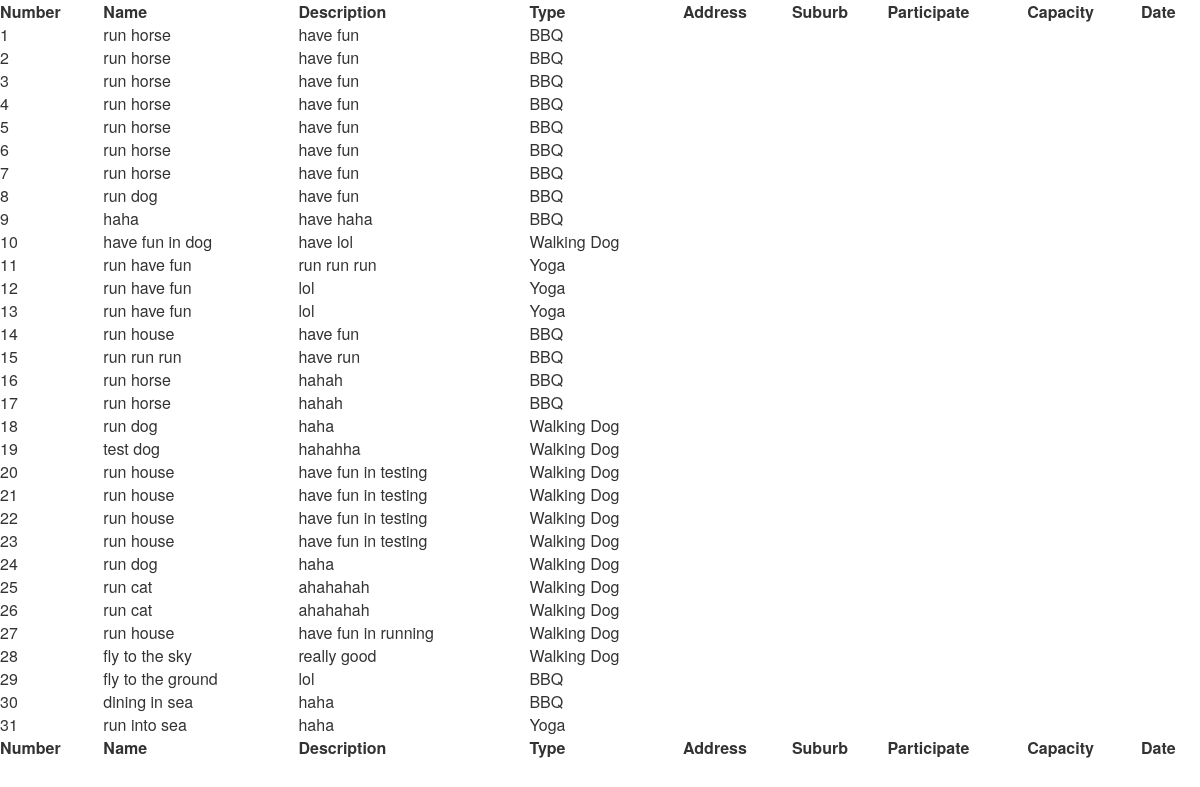
The page /event/e.php on the database its author committed.
### tables this page shows
CREATE TABLE `events` (
  `eventId` int(60) NOT NULL,
  `create_user_id` int(60) NOT NULL,
  `eventName` varchar(255) DEFAULT NULL,
  `eventDescription` text,
  `type` varchar(60) DEFAULT NULL,
  `address` text NOT NULL,
  `suburb` varchar(70) NOT NULL,
  `capacity` int(60) DEFAULT NULL,
  `curr_capa` int(11) DEFAULT NULL,
  `date` datetime DEFAULT NULL,
  `status` varchar(25) NOT NULL
);

### event/e.php (the view, shortened to what this page needs)
<?php
$username = "root";
$password = "root";
$hostname = "localhost";
$dbname = "event";
try {
    $pdo = new PDO("mysql:host=$hostname;dbname=$dbname", $username, $password);
    $sql = "SELECT * FROM events";
    $stmt = $pdo->query($sql);
    $list = $stmt->fetchAll(PDO::FETCH_ASSOC);
}
catch(PDOException $e) {
    echo $e->getMessage();
}
?>
<html xmlns="http://www.w3.org/1999/xhtml">
<head>
    <link rel="stylesheet" type="text/css" href="https://cdnjs.cloudflare.com/ajax/libs/twitter-bootstrap/3.3.6/css/bootstrap.min.css"/>
    <link rel="stylesheet" type="text/css" href="https://cdn.datatables.net/1.10.11/css/dataTables.bootstrap.min.css"/>
</head>
<body>
        <table id='event' class="" style="width: 100%">
            <thead>
            <tr>
                <th>Number</th>
                <th>Name</th>
                <th>Description</th>
                <th>Type</th>
                <th>Address</th>
                <th>Suburb</th>
                <th>Participate</th>
                <th>Capacity</th>
                <th>Date</th>
            </tr>
            </thead>
            <tbody>
                <?php
                foreach ($list as $val){
                ?>
                <tr>
                    <td>
                        <?php echo $val['eventId'];?>
                    </td>
                    <td>
                        <?php echo $val['eventName'];?>
                    </td>
                    <td>
                        <?php echo $val['eventDescription'];?>
                    </td>
                    <td>
                        <?php echo $val['type'];?>
                    </td>
                </tr>
            <?php } ?>
            </tbody>
            <tfoot>
            <tr>
                <th>Number</th>
                <th>Name</th>
                <th>Description</th>
                <th>Type</th>
                <th>Address</th>
                <th>Suburb</th>
                <th>Participate</th>
                <th>Capacity</th>
                <th>Date</th>
            </tr>
            </tfoot>
        </table>
</body>
</html>

### rows shown on the page
events: eventId "1", eventName "run horse", eventDescription "have fun", type "BBQ"
events: eventId "2", eventName "run horse", eventDescription "have fun", type "BBQ"
events: eventId "3", eventName "run horse", eventDescription "have fun", type "BBQ"
events: eventId "4", eventName "run horse", eventDescription "have fun", type "BBQ"
events: eventId "5", eventName "run horse", eventDescription "have fun", type "BBQ"
events: eventId "6", eventName "run horse", eventDescription "have fun", type "BBQ"
events: eventId "7", eventName "run horse", eventDescription "have fun", type "BBQ"
events: eventId "8", eventName "run dog", eventDescription "have fun", type "BBQ"
events: eventId "9", eventName "haha", eventDescription "have haha", type "BBQ"
events: eventId "10", eventName "have fun in dog", eventDescription "have lol", type "Walking Dog"
events: eventId "11", eventName "run have fun", eventDescription "run run run", type "Yoga"
events: eventId "12", eventName "run have fun", eventDescription "lol", type "Yoga"
events: eventId "13", eventName "run have fun", eventDescription "lol", type "Yoga"
events: eventId "14", eventName "run house", eventDescription "have fun", type "BBQ"
events: eventId "15", eventName "run run run", eventDescription "have run", type "BBQ"
events: eventId "16", eventName "run horse", eventDescription "hahah", type "BBQ"
events: eventId "17", eventName "run horse", eventDescription "hahah", type "BBQ"
events: eventId "18", eventName "run dog", eventDescription "haha", type "Walking Dog"
events: eventId "19", eventName "test dog", eventDescription "hahahha", type "Walking Dog"
events: eventId "20", eventName "run house", eventDescription "have fun in testing", type "Walking Dog"
events: eventId "21", eventName "run house", eventDescription "have fun in testing", type "Walking Dog"
events: eventId "22", eventName "run house", eventDescription "have fun in testing", type "Walking Dog"
events: eventId "23", eventName "run house", eventDescription "have fun in testing", type "Walking Dog"
events: eventId "24", eventName "run dog", eventDescription "haha", type "Walking Dog"
events: eventId "25", eventName "run cat", eventDescription "ahahahah", type "Walking Dog"
events: eventId "26", eventName "run cat", eventDescription "ahahahah", type "Walking Dog"
events: eventId "27", eventName "run house", eventDescription "have fun in running", type "Walking Dog"
events: eventId "28", eventName "fly to the sky", eventDescription "really good", type "Walking Dog"
events: eventId "29", eventName "fly to the ground", eventDescription "lol", type "BBQ"
events: eventId "30", eventName "dining in sea", eventDescription "haha", type "BBQ"
events: eventId "31", eventName "run into sea", eventDescription "haha", type "Yoga"
